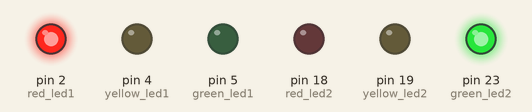
A sketch run on a simulated Arduino Mega 2560, built with avr-gcc and run on an emulated ATmega2560. On the bench: output pins drawn as LEDs (lit = HIGH).

Above: at 1.5 s.
At 4.5 s:
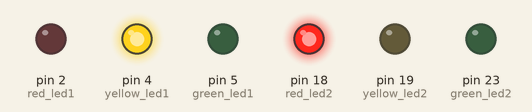
At 7.5 s:
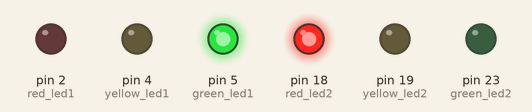
At 10.5 s:
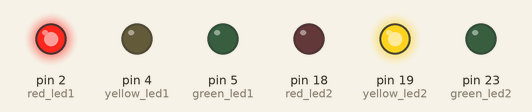
Timing chart, 0 to 15.6 s (numbered marks = the images above):
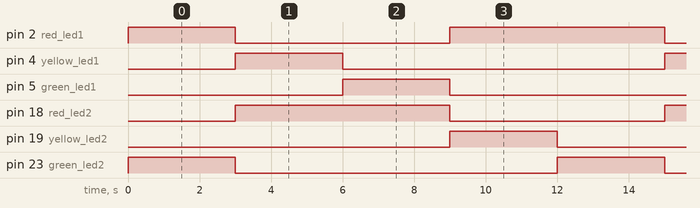

The sketch:

Apartado1.5.ino
```cpp
#include <stdint.h>

// Definir pines para los LEDs de ambos semáforos
uint8_t red_led1 = 2;    // Semáforo 1 - LED rojo
uint8_t yellow_led1 = 4; // Semáforo 1 - LED amarillo
uint8_t green_led1 = 5;  // Semáforo 1 - LED verde
uint8_t red_led2 = 18;   // Semáforo 2 - LED rojo
uint8_t yellow_led2 = 19; // Semáforo 2 - LED amarillo
uint8_t green_led2 = 23;  // Semáforo 2 - LED verde

// Variables para temporización
uint64_t previous_millis = 0;
uint64_t state_interval = 3000; // Intervalo de cambio de estado (3s por fase)
uint8_t state = 0; // Estado del semáforo

// Funciones para controlar los estados
void semaforo1_rojo() {
    digitalWrite(red_led1, HIGH);
    digitalWrite(yellow_led1, LOW);
    digitalWrite(green_led1, LOW);
}

void semaforo1_amarillo() {
    digitalWrite(red_led1, LOW);
    digitalWrite(yellow_led1, HIGH);
    digitalWrite(green_led1, LOW);
}

void semaforo1_verde() {
    digitalWrite(red_led1, LOW);
    digitalWrite(yellow_led1, LOW);
    digitalWrite(green_led1, HIGH);
}

void semaforo2_rojo() {
    digitalWrite(red_led2, HIGH);
    digitalWrite(yellow_led2, LOW);
    digitalWrite(green_led2, LOW);
}

void semaforo2_amarillo() {
    digitalWrite(red_led2, LOW);
    digitalWrite(yellow_led2, HIGH);
    digitalWrite(green_led2, LOW);
}

void semaforo2_verde() {
    digitalWrite(red_led2, LOW);
    digitalWrite(yellow_led2, LOW);
    digitalWrite(green_led2, HIGH);
}

void setup() {
    Serial.begin(9600);
    pinMode(red_led1, OUTPUT);
    pinMode(yellow_led1, OUTPUT);
    pinMode(green_led1, OUTPUT);
    pinMode(red_led2, OUTPUT);
    pinMode(yellow_led2, OUTPUT);
    pinMode(green_led2, OUTPUT);

    // Inicializar LEDs apagados
    digitalWrite(red_led1, LOW);
    digitalWrite(yellow_led1, LOW);
    digitalWrite(green_led1, LOW);
    digitalWrite(red_led2, LOW);
    digitalWrite(yellow_led2, LOW);
    digitalWrite(green_led2, LOW);
}

void loop() {
    uint64_t actual_millis = millis(); // Obtener el tiempo actual

    // Cambio de estado cada 'state_interval' milisegundos
    if (actual_millis - previous_millis >= state_interval) {
        previous_millis = actual_millis;
        state = (state + 1) % 4; // Ciclo de 4 estados alternando ambos semáforos
    }

    // Control de los LEDs según el estado del semáforo
    if (state == 0) {
        semaforo1_rojo();
        semaforo2_verde();
    } else if (state == 1) {
        semaforo1_amarillo();
        semaforo2_rojo();
    } else if (state == 2) {
        semaforo1_verde();
        semaforo2_rojo();
    } else if (state == 3) {
        semaforo1_rojo();
        semaforo2_amarillo();
    }
}
```

Measured:
- by itself, pin 2 (red_led1): repeats every 12.0 s: LOW 6.0 s, HIGH 6.0 s
- by itself, pin 4 (yellow_led1), pin 5 (green_led1), pin 19 (yellow_led2), pin 23 (green_led2): alternates HIGH for 3.0 s and LOW for 9.0 s
- by itself, pin 18 (red_led2): alternates HIGH for 6.0 s and LOW for 6.0 s
